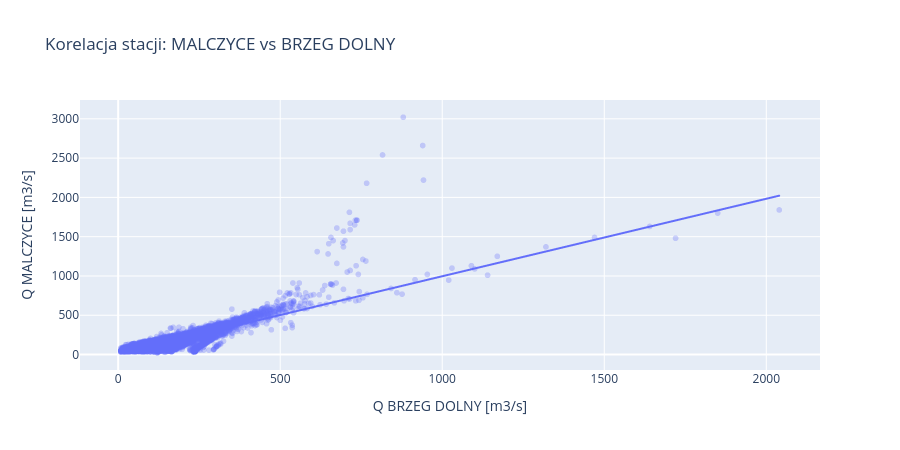

The code cell stored with this chart in its notebook:
### Markdown cell above
**Prompt do LLM:**
> *"Napisz kod ktory (jesli sa 2+ stacje): (1) uzyje fill_gaps_correlation() do uzupelnienia
> luk w kazdej stacji na podstawie innej, (2) narysuje scatter z trendline='ols',
> (3) pokaze R2 i ile wartosci uzupelniono."*

**Uzyte moduly/funkcje:** `src.hydrology.fill_gaps_correlation()`, `plotly.express.scatter(trendline='ols')`

### Code cell
station_ids = df_filled['station_id'].unique()

if len(station_ids) >= 2:
    # Uzupelnij luki w kazdej stacji na podstawie innej
    for i, target_id in enumerate(station_ids):
        ref_id = station_ids[(i + 1) % len(station_ids)]
        t_name = df_filled.loc[df_filled['station_id'] == target_id, 'station_name'].iloc[0]
        r_name = df_filled.loc[df_filled['station_id'] == ref_id, 'station_name'].iloc[0]

        remaining = df_filled.loc[df_filled['station_id'] == target_id, 'discharge_m3s'].isna().sum()
        if remaining == 0:
            print(f'{t_name}: brak pozostalych luk -- pomijam korelacje.\n')
            continue

        print(f'Uzupelnianie {t_name} na podstawie {r_name}:')
        df_filled = fill_gaps_correlation(df_filled, target_id, ref_id, 'discharge_m3s')
        print()

    # Wykres korelacji
    t = df_filled[df_filled['station_id'] == station_ids[0]][['date', 'discharge_m3s']].set_index('date')
    r = df_filled[df_filled['station_id'] == station_ids[1]][['date', 'discharge_m3s']].set_index('date')
    t.columns = ['Q_target']
    r.columns = ['Q_reference']
    merged = t.join(r).dropna()

    t_name = df_filled.loc[df_filled['station_id'] == station_ids[0], 'station_name'].iloc[0]
    r_name = df_filled.loc[df_filled['station_id'] == station_ids[1], 'station_name'].iloc[0]

    fig = px.scatter(merged, x='Q_reference', y='Q_target',
        title=f'Korelacja stacji: {t_name} vs {r_name}',
        labels={'Q_reference': f'Q {r_name} [m3/s]', 'Q_target': f'Q {t_name} [m3/s]'},
        trendline='ols', opacity=0.3, height=450)
    fig.show()
else:
    print('Tylko jedna stacja -- pomijam korelacje.')

### Figure 1 — Plotly figure (JSON) as saved in the notebook; plotly's stock layout.template omitted (floating-point values rounded to 4 significant figures; data arrays with more than 128 entries replaced by an {"elided": "..."} marker saying what was removed)
{"data": [{"hovertemplate": "Q BRZEG DOLNY [m3/s]=%{x}<br>Q MALCZYCE [m3/s]=%{y}<extra></extra>", "legendgroup": "", "marker": {"color": "#636efa", "opacity": 0.3, "symbol": "circle"}, "mode": "markers", "name": "", "showlegend": false, "type": "scattergl", "x": {"elided": "15705 float values"}, "xaxis": "x", "y": {"elided": "15705 float values"}, "yaxis": "y"}, {"hovertemplate": "<b>OLS trendline</b><br>Q_target = 0.986287 * Q_reference + 10.0461<br>R<sup>2</sup>=0.704579<br><br>Q BRZEG DOLNY [m3/s]=%{x}<br>Q MALCZYCE [m3/s]=%{y} <b>(trend)</b><extra></extra>", "legendgroup": "", "marker": {"color": "#636efa", "symbol": "circle"}, "mode": "lines", "name": "", "showlegend": false, "type": "scattergl", "x": {"elided": "15705 float values"}, "xaxis": "x", "y": {"elided": "15705 float values"}, "yaxis": "y"}], "layout": {"height": 450, "legend": {"tracegroupgap": 0}, "title": {"text": "Korelacja stacji: MALCZYCE vs BRZEG DOLNY"}, "xaxis": {"anchor": "y", "domain": [0, 1], "title": {"text": "Q BRZEG DOLNY [m3/s]"}}, "yaxis": {"anchor": "x", "domain": [0, 1], "title": {"text": "Q MALCZYCE [m3/s]"}}}}
